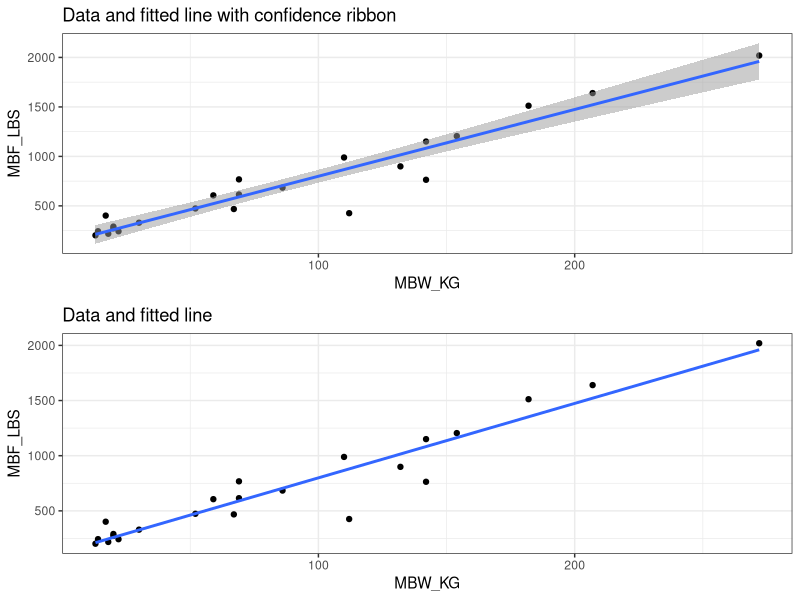
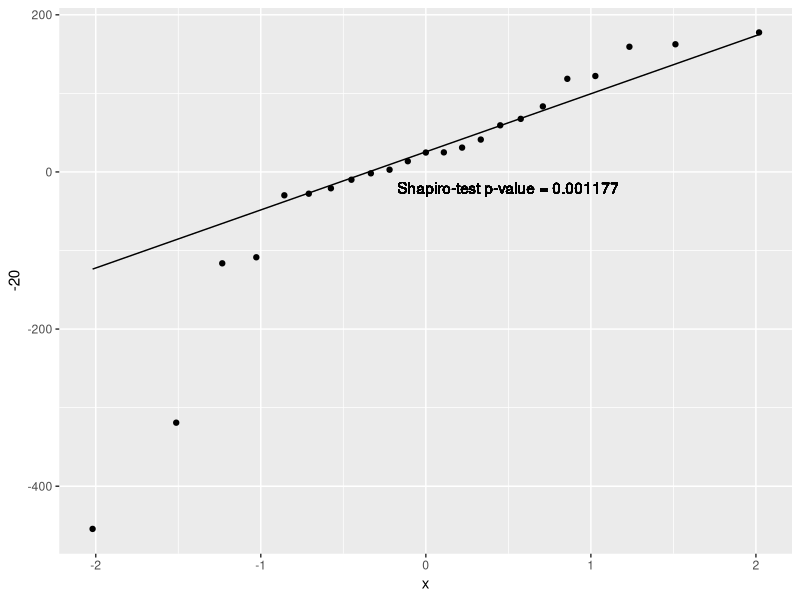

Write R code to recreate these figures, in order.
## ---- chunk 1
knitr::opts_chunk$set(echo = TRUE)

library(ggplot2)
library(gridExtra)

setwd("~/Desktop/Personal Computer/MBA/HOA 732/")
## ---- chunk 2
B <- read.csv("BodySize BiteForce2.csv",header=TRUE)
head(B)
tail(B)
## ---- chunk 3
lm1 <- lm(MBF_LBS~MBW_KG,data=B)
summary(lm1)
## ---- chunk 4
p1 <- ggplot(B, aes(x = MBW_KG, y = MBF_LBS) ) +
     geom_point() +
     geom_smooth(method = "lm", alpha = .5)+
     ggtitle("Data and fitted line with confidence ribbon")+
     theme_bw()
## ---- chunk 5
p2 <- ggplot(B, aes(x = MBW_KG, y = MBF_LBS) ) +
     geom_point() +
     geom_smooth(method = "lm", se = FALSE)+
     ggtitle("Data and fitted line")+
     theme_bw()
## ---- chunk 6
grid.arrange(p1,p2,nrow=2)
## ---- chunk 7
#qq plot with normal line (normality test)
df <- as.data.frame(lm1$residuals)
colnames(df)[1] <- "residuals"

shapiro.test(df$residuals) 

ggplot(df)+stat_qq(aes(sample=residuals)) + 
  geom_qq_line(aes(sample=residuals))+
  geom_text(aes(x=0.5, y=-20, label="Shapiro-test p-value = 0.001177"))
## ---- chunk 8
cov(B$MBW_KG,B$MBF_LBS)
